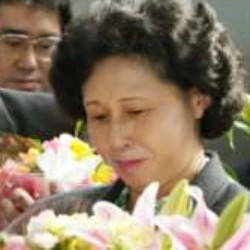
#> input picture Image_Process/Image/PCT2.jpg, 250 x 250 px, found by its file name
$ python gradien.py   (older library calls are emulated)
#> lines starting #> are read from the running program, lines starting #| are printed output that depends on the picture; after the words box and inside, x2 and y2 are one past the last pixel; in counts of white or black regions, pixels touching at a corner belong together
import cv2
import numpy as np

# Load gambar
img = cv2.imread('Image/gambar/PCT2.jpg', cv2.IMREAD_GRAYSCALE)
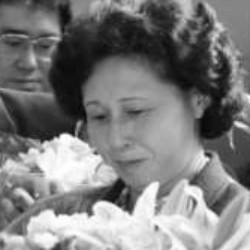
#> img: shape (250, 250); min 5, max 255, mean 124.9

# Hitung gradien menggunakan filter Sobel
sobelx = cv2.Sobel(img, cv2.CV_64F, 1, 0, ksize=3)
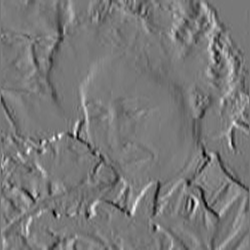
#> sobelx: shape (250, 250) float64; min -416, max 462, mean 0.8; drawn with min black and max white
sobely = cv2.Sobel(img, cv2.CV_64F, 0, 1, ksize=3)
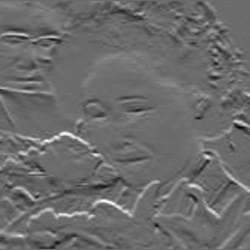
#> sobely: shape (250, 250) float64; min -392, max 535, mean 1.9; drawn with min black and max white

# Gabungkan hasil gradien
grad = np.sqrt(sobelx*2 + sobely*2)
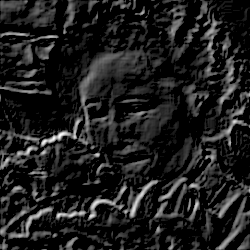
#> grad: shape (250, 250) float64; 49.77% of the values are NaN or infinite; the others: min 0, max 37.52, mean 8.89; drawn with min black, max white, NaN and infinite black

# Tampilkan gambar dan hasil gradien
cv2.imshow('Gambar Asli', img)
cv2.imshow('Gradien', grad)
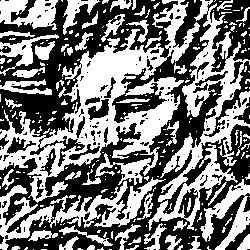
#> window 'Gradien': shape (250, 250); 47.5% white; 242 white regions (187 under 20 px), largest, box (x1, y1, x2, y2) and area: (0, 0, 200, 203) 11450, (158, 0, 250, 202) 4718, (0, 177, 166, 250) 3038
cv2.waitKey(0)
cv2.destroyAllWindows()

$ run again, with Image_Process/Image/PCT1.jpg copied over Image_Process/Image/PCT2.jpg
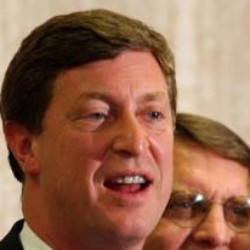
#> input picture Image_Process/Image/PCT1.jpg, 250 x 250 px, found by its file name
#> `sobely = cv2.Sobel(img, cv2.CV_64F, 0, 1, ksize=3)`:
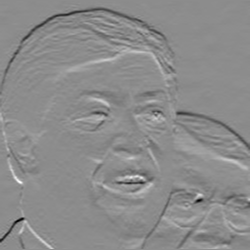
#> sobely: shape (250, 250) float64; min -585, max 476, mean -3.8; drawn with min black and max white
#> `cv2.imshow('Gradien', grad)`:
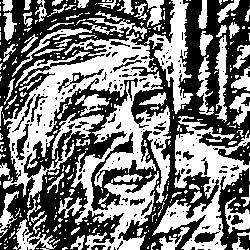
#> window 'Gradien': shape (250, 250); 48% white; 331 white regions (255 under 20 px), largest, box (x1, y1, x2, y2) and area: (3, 32, 171, 250) 13613, (152, 116, 250, 250) 4509, (144, 0, 193, 114) 1867

$ run again, with Image_Process/Image/PCT10.jpg copied over Image_Process/Image/PCT2.jpg
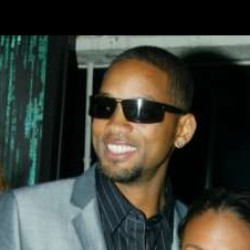
#> input picture Image_Process/Image/PCT10.jpg, 250 x 250 px, found by its file name
#> `sobely = cv2.Sobel(img, cv2.CV_64F, 0, 1, ksize=3)`:
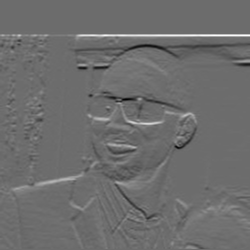
#> sobely: shape (250, 250) float64; min -539, max 722, mean 4.1; drawn with min black and max white
#> `cv2.imshow('Gradien', grad)`:
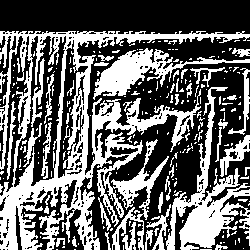
#> window 'Gradien': shape (250, 250); 40.8% white; 239 white regions (194 under 20 px), largest, box (x1, y1, x2, y2) and area: (0, 31, 250, 250) 14511, (166, 87, 250, 250) 3826, (93, 48, 250, 100) 2238

$ run again, with Image_Process/Image/PCT3.jpg copied over Image_Process/Image/PCT2.jpg
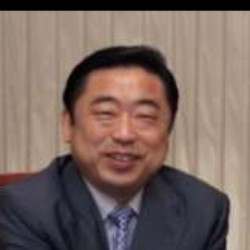
#> input picture Image_Process/Image/PCT3.jpg, 250 x 250 px, found by its file name
#> `sobely = cv2.Sobel(img, cv2.CV_64F, 0, 1, ksize=3)`:
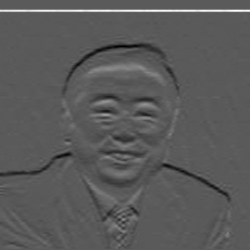
#> sobely: shape (250, 250) float64; min -350, max 640, mean 1.9; drawn with min black and max white
#> `cv2.imshow('Gradien', grad)`:
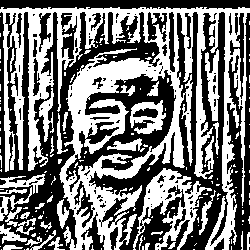
#> window 'Gradien': shape (250, 250); 47% white; 166 white regions (131 under 20 px), largest, box (x1, y1, x2, y2) and area: (0, 7, 250, 250) 22153, (133, 168, 212, 250) 2188, (130, 100, 166, 134) 640
